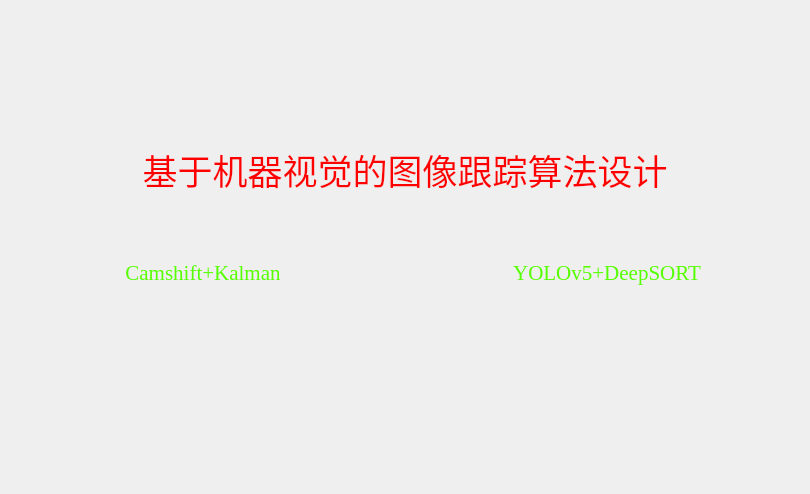
<?xml version="1.0" encoding="UTF-8"?>
<ui version="4.0">
 <class>MainWindow</class>
 <widget class="QMainWindow" name="MainWindow">
  <property name="geometry">
   <rect>
    <x>0</x>
    <y>0</y>
    <width>810</width>
    <height>494</height>
   </rect>
  </property>
  <property name="windowTitle">
   <string>郑尚坡-目标跟踪毕业设计</string>
  </property>
  <property name="windowIcon">
   <iconset resource="../../icon/img.qrc">
    <normaloff>:/jpg/zjut.jpg</normaloff>:/jpg/zjut.jpg</iconset>
  </property>
  <property name="styleSheet">
   <string notr="true"/>
  </property>
  <widget class="QWidget" name="centralwidget">
   <layout class="QHBoxLayout" name="horizontalLayout_2">
    <item>
     <widget class="QGroupBox" name="groupBox">
      <property name="styleSheet">
       <string notr="true">#groupBox{border-image: url(:/jpg/6.jpg);
border: 0px solid #42adff;
border-radius:5px;}</string>
      </property>
      <property name="title">
       <string/>
      </property>
      <layout class="QVBoxLayout" name="verticalLayout">
       <item>
        <spacer name="verticalSpacer_2">
         <property name="orientation">
          <enum>Qt::Vertical</enum>
         </property>
         <property name="sizeHint" stdset="0">
          <size>
           <width>20</width>
           <height>120</height>
          </size>
         </property>
        </spacer>
       </item>
       <item>
        <widget class="QLabel" name="label">
         <property name="font">
          <font>
           <family>楷体</family>
           <pointsize>26</pointsize>
           <weight>50</weight>
           <italic>false</italic>
           <bold>false</bold>
          </font>
         </property>
         <property name="styleSheet">
          <string notr="true">font: 22pt &quot;黑体&quot;;
color: rgb(255, 0, 0);
font: 24pt &quot;华文中宋&quot;;
font: 26pt &quot;楷体&quot;;</string>
         </property>
         <property name="frameShadow">
          <enum>QFrame::Plain</enum>
         </property>
         <property name="text">
          <string>&lt;html&gt;&lt;head/&gt;&lt;body&gt;&lt;p align=&quot;center&quot;&gt;基于机器视觉的图像跟踪算法设计&lt;/p&gt;&lt;/body&gt;&lt;/html&gt;</string>
         </property>
         <property name="alignment">
          <set>Qt::AlignHCenter|Qt::AlignTop</set>
         </property>
        </widget>
       </item>
       <item>
        <spacer name="verticalSpacer">
         <property name="orientation">
          <enum>Qt::Vertical</enum>
         </property>
         <property name="sizeHint" stdset="0">
          <size>
           <width>20</width>
           <height>20</height>
          </size>
         </property>
        </spacer>
       </item>
       <item>
        <layout class="QHBoxLayout" name="horizontalLayout" stretch="0,5,2,5,0">
         <item>
          <spacer name="horizontalSpacer_2">
           <property name="orientation">
            <enum>Qt::Horizontal</enum>
           </property>
           <property name="sizeHint" stdset="0">
            <size>
             <width>40</width>
             <height>20</height>
            </size>
           </property>
          </spacer>
         </item>
         <item>
          <widget class="QPushButton" name="pushButton_Cam">
           <property name="sizePolicy">
            <sizepolicy hsizetype="Minimum" vsizetype="Fixed">
             <horstretch>0</horstretch>
             <verstretch>0</verstretch>
            </sizepolicy>
           </property>
           <property name="minimumSize">
            <size>
             <width>100</width>
             <height>100</height>
            </size>
           </property>
           <property name="font">
            <font>
             <family>Times New Roman</family>
             <pointsize>16</pointsize>
            </font>
           </property>
           <property name="autoFillBackground">
            <bool>false</bool>
           </property>
           <property name="styleSheet">
            <string notr="true">QPushButton {
border-style: solid;
border-width: 0px;
border-radius: 0px;
background-color: rgba(223, 223, 223, 0);
	color: rgb(85, 255, 0);
}
QPushButton::focus{outline: none;}
QPushButton::hover {
border-style: solid;
border-width: 0px;
border-radius: 0px;
background-color: rgba(223, 223, 223, 150);}</string>
           </property>
           <property name="text">
            <string>Camshift+Kalman</string>
           </property>
           <property name="flat">
            <bool>false</bool>
           </property>
          </widget>
         </item>
         <item>
          <spacer name="horizontalSpacer">
           <property name="orientation">
            <enum>Qt::Horizontal</enum>
           </property>
           <property name="sizeHint" stdset="0">
            <size>
             <width>40</width>
             <height>20</height>
            </size>
           </property>
          </spacer>
         </item>
         <item>
          <widget class="QPushButton" name="pushButton_YOLO">
           <property name="sizePolicy">
            <sizepolicy hsizetype="Minimum" vsizetype="Minimum">
             <horstretch>0</horstretch>
             <verstretch>0</verstretch>
            </sizepolicy>
           </property>
           <property name="font">
            <font>
             <family>Times New Roman</family>
             <pointsize>16</pointsize>
             <weight>50</weight>
             <italic>false</italic>
             <bold>false</bold>
            </font>
           </property>
           <property name="autoFillBackground">
            <bool>false</bool>
           </property>
           <property name="styleSheet">
            <string notr="true">QPushButton {
border-style: solid;
border-width: 0px;
border-radius: 0px;
background-color: rgba(223, 223, 223, 0);
	color: rgb(85, 255, 0);
}
QPushButton::focus{outline: none;}
QPushButton::hover {
border-style: solid;
border-width: 0px;
border-radius: 0px;
background-color: rgba(223, 223, 223, 150);}</string>
           </property>
           <property name="text">
            <string>YOLOv5+DeepSORT</string>
           </property>
           <property name="flat">
            <bool>false</bool>
           </property>
          </widget>
         </item>
         <item>
          <spacer name="horizontalSpacer_3">
           <property name="orientation">
            <enum>Qt::Horizontal</enum>
           </property>
           <property name="sizeHint" stdset="0">
            <size>
             <width>40</width>
             <height>20</height>
            </size>
           </property>
          </spacer>
         </item>
        </layout>
       </item>
       <item>
        <spacer name="verticalSpacer_3">
         <property name="orientation">
          <enum>Qt::Vertical</enum>
         </property>
         <property name="sizeHint" stdset="0">
          <size>
           <width>20</width>
           <height>150</height>
          </size>
         </property>
        </spacer>
       </item>
      </layout>
     </widget>
    </item>
   </layout>
  </widget>
 </widget>
 <resources>
  <include location="../../icon/img.qrc"/>
 </resources>
 <connections/>
</ui>
